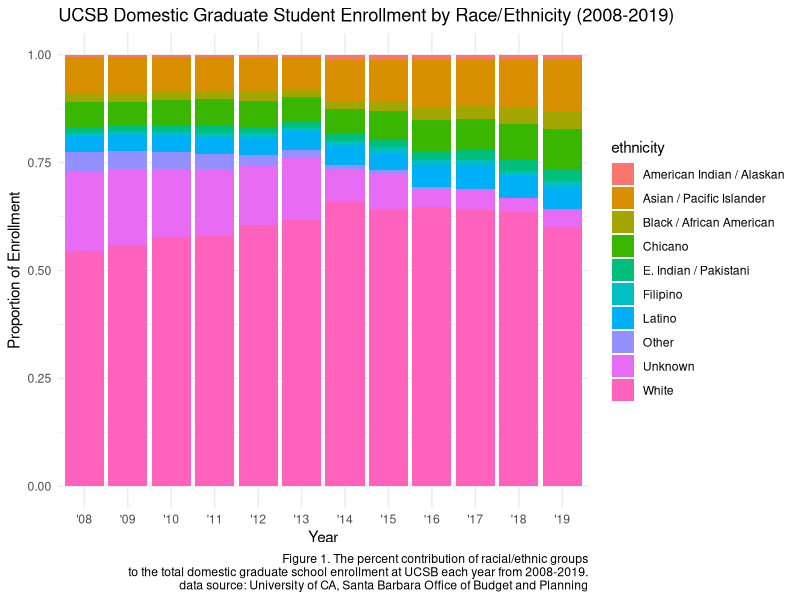

Here is the R script that generated this plot:
## ---- chunk 1
knitr::opts_chunk$set(echo = TRUE, warning = FALSE, message = FALSE)
library(here)
library(tidyverse)
## ---- chunk 2
ucsb_grad <- read_csv(here("data", "ucsb_grad_data.csv"))
## ---- chunk 3

ucsb_grad %>% 
  ggplot(aes(x = year_abbr, y = domestic_enrollment)) +
  geom_col(aes(fill = ethnicity),
           position = "fill") +
  labs(x = "Year",
       y = "Proportion of Enrollment",
       title = "UCSB Domestic Graduate Student Enrollment by Race/Ethnicity (2008-2019)",
       caption = "Figure 1. The percent contribution of racial/ethnic groups\nto the total domestic graduate school enrollment at UCSB each year from 2008-2019.\ndata source: University of CA, Santa Barbara Office of Budget and Planning") +
  theme_minimal()


